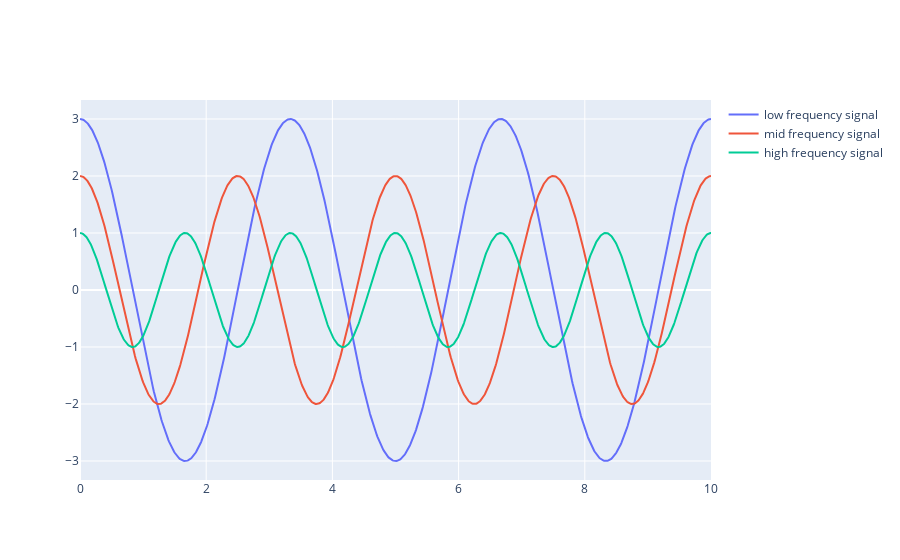

Source (notebook cell):
### Code cell
# Plot data

# Create a time vector the same length as the data
frame_rate = 100  # 100 Hz
t = np.linspace(0, len(x)/frame_rate, len(x))

# Create a figure
fig = go.Figure()

# Create traces (in this case lines to put in the figure), use data according to column name in the data frame
low_freq_trace = go.Scatter(x=t, y=df["low"], name="low frequency signal")
mid_freq_trace = go.Scatter(x=t, y=df["mid"], name="mid frequency signal")
high_freq_trace = go.Scatter(x=t, y=df["high"], name="high frequency signal")

# Add the traces to the figure
fig.add_trace(low_freq_trace)
fig.add_trace(mid_freq_trace)
fig.add_trace(high_freq_trace)

# Show the figure, unless this method is called the figure will not be rendered
fig.show()

### Figure 1 — Plotly figure (JSON) as saved in the notebook; plotly's stock layout.template omitted (floating-point values rounded to 4 significant figures; data arrays with more than 128 entries replaced by an {"elided": "..."} marker saying what was removed)
{"data": [{"name": "low frequency signal", "x": {"elided": "1000 float values"}, "y": {"elided": "1000 float values"}, "type": "scatter"}, {"name": "mid frequency signal", "x": {"elided": "1000 float values"}, "y": {"elided": "1000 float values"}, "type": "scatter"}, {"name": "high frequency signal", "x": {"elided": "1000 float values"}, "y": {"elided": "1000 float values"}, "type": "scatter"}], "layout": {}}
